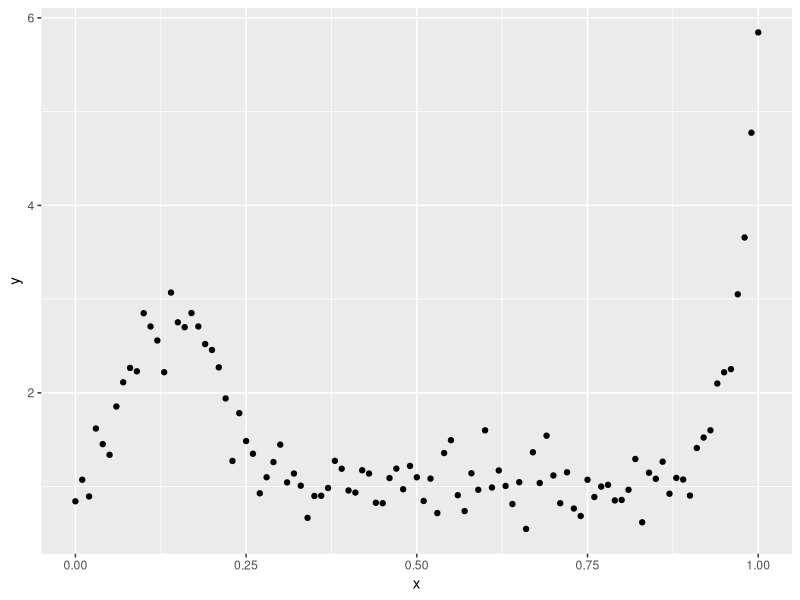
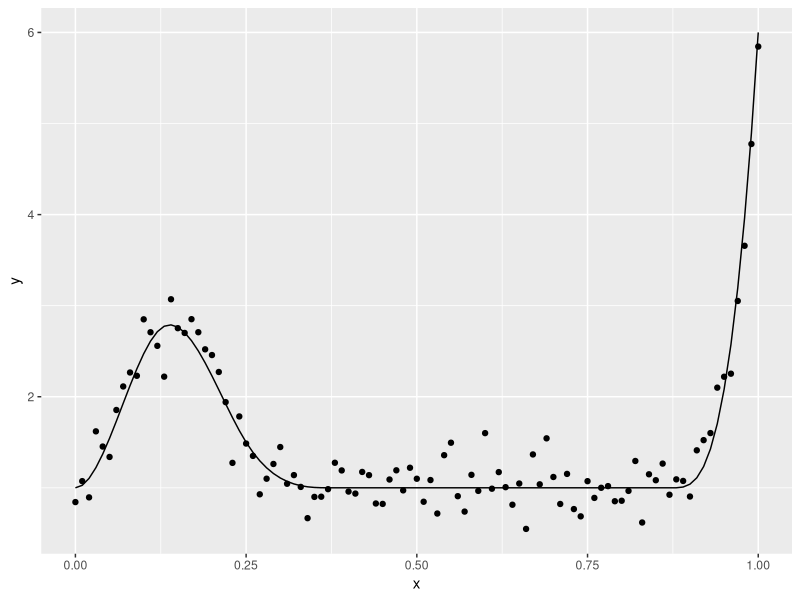
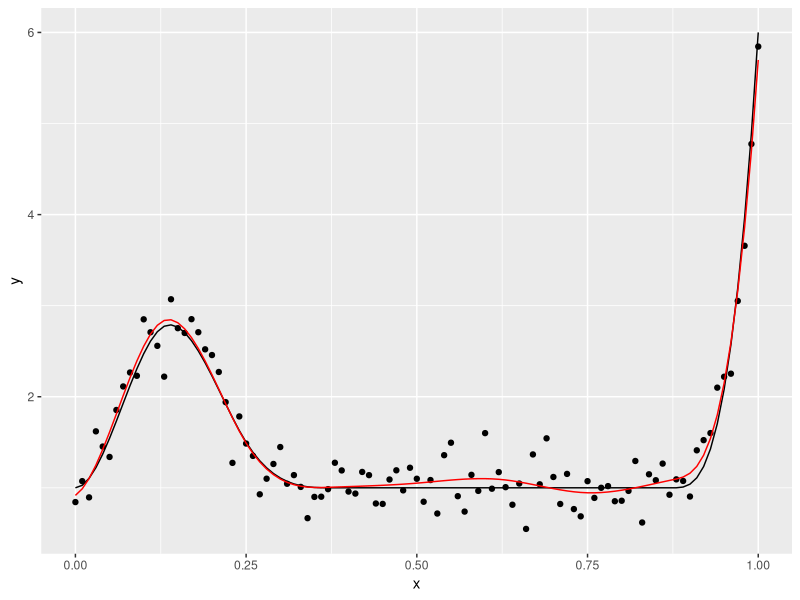
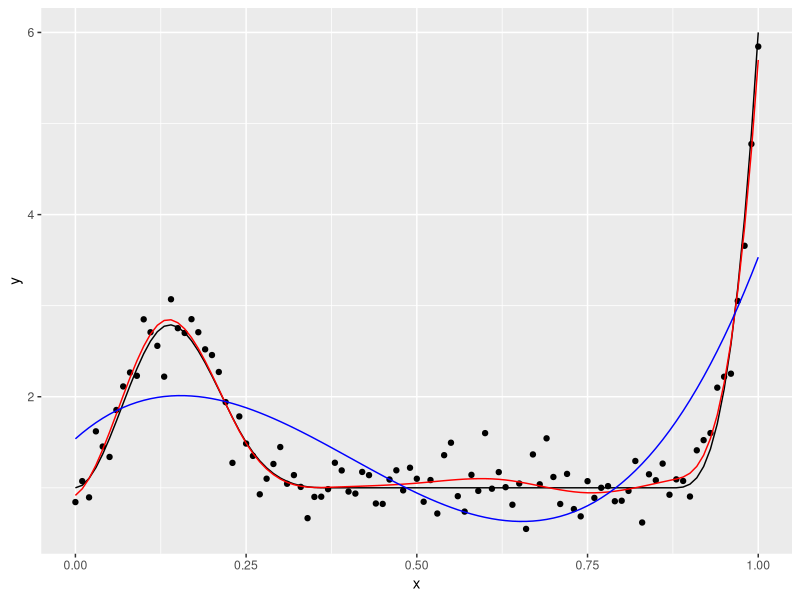
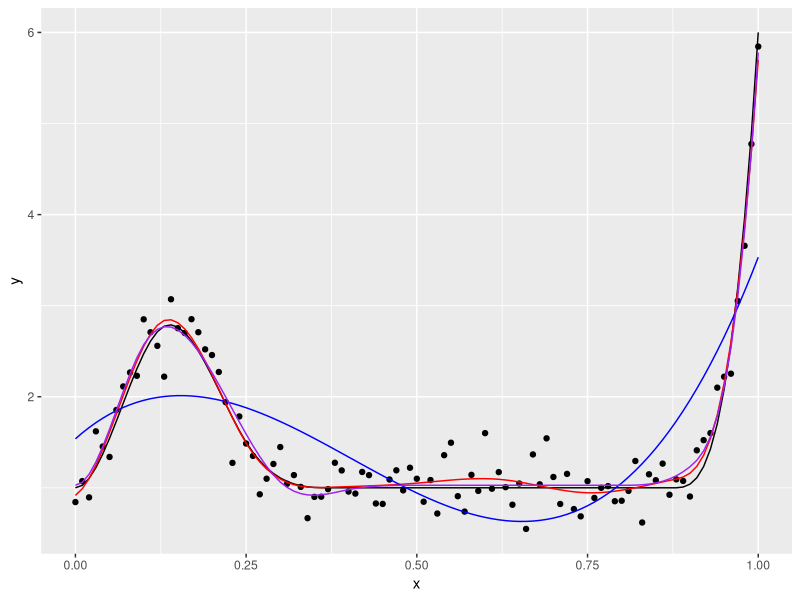
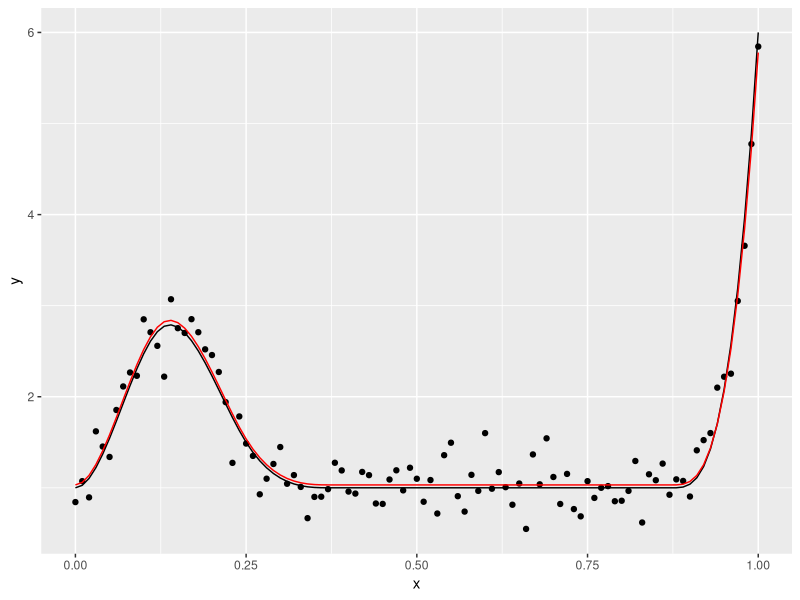

Recreate these plots in R, in order.
## ---- chunk 1
library(splines)
library(ggplot2)
library(car)
library(leaps)
## ---- chunk 2
set.seed(1)
library(splines)
x <- seq(0, 1, by = 0.01)
v <- bs(x, 10)
x2 <- v[ , 2]
x10 <- v[ , 10]
set.seed(1)
y <- 1 + 3*x2 + 5*x10 + rnorm(length(x))/4
y_test <- 1 + 3*x2 + 5*x10 + rnorm(length(x))/4
df <- data.frame(x, y)
## ---- chunk 3
ggplot(df, aes(x = x, y = y)) + 
  geom_point()
## ---- chunk 4
df$y0 <- 1 + 3*x2 + 5*x10
ggplot(df, aes(x = x, y = y)) + 
  geom_point() +
  geom_line(aes(x = x, y = y0))
## ---- chunk 5
reg <- lm(y ~ bs(x, 10), data = df)
summary(reg)
## ---- chunk 6
A <- matrix(0, 8, 11)
colnames(A) <- names(coefficients(reg))
A[1, 2] <- A[2, 4] <- A[3, 5] <- A[4, 6] <- A[5, 7] <- A[6, 8] <- A[7, 9] <- A[8, 10] <- 1
b <- rep(0, 8)
linearHypothesis(reg, A, b)
## ---- chunk 7
df$yp10 <- predict(reg)
ggplot(df, aes(x = x, y = y)) + 
  geom_point() +
  geom_line(aes(x = x, y = y0)) +
  geom_line(aes(x = x, y = yp10), col = "red")
## ---- chunk 8
reg <- lm(y ~ bs(x), data = df)
df$yp3 <- predict(reg)
ggplot(df, aes(x = x, y = y)) + 
  geom_point() +
  geom_line(aes(x = x, y = y0)) +
  geom_line(aes(x = x, y = yp10), col = "red") +
  geom_line(aes(x = x, y = yp3), col = "blue")
summary(reg)
## ---- chunk 9
me <- 1e9
ERR <- matrix(NA, 15, 15)
for(k in 4:15) {
  bsX <- bs(df$x, k)
  dfX <- data.frame(y = df$y, bsX)
  reg <- lm(y ~ ., data = dfX)
  W <- leaps(bsX, df$y, method = "Cp", nbest = 1)$which
  for(i in 1:k) {
    dfXi <- data.frame(y = df$y, bsX[ ,W[i, ]])
    reg <- lm(y ~ ., data = dfXi)
    dfXi_s <- data.frame(y = y_test, bsX[ , W[i, ]])
    names(dfXi_s) <- c("y", names(coefficients(reg))[-1])
    erreur <- dfXi_s$y - predict(reg, newdata = dfXi_s)
    ERR[k, i] <- sum(erreur^2)
    if(ERR[k, i] <= me) {
      LOC <- c(k, i)
      me <- ERR[k, i]
    }
  }
}
## ---- chunk 10
LOC
## ---- chunk 11
bsX <- bs(df$x, LOC[1])
W <- leaps(bsX, df$y, method = "Cp", nbest = 1)$which
dfXi <- data.frame(y = df$y, bsX[ , W[LOC[2], ]])
reg <- lm(y ~ ., data = dfXi)
df$ypopt <- predict(reg)
ggplot(df, aes(x = x, y = y)) + 
  geom_point() +
  geom_line(aes(x = x, y = y0)) +
  geom_line(aes(x = x, y = yp10), col = "red") +
  geom_line(aes(x = x, y = yp3), col = "blue") +
  geom_line(aes(x = x, y = ypopt), col = "purple")
## ---- chunk 12
bsX <- bs(df$x, 10)
W <- leaps(bsX, df$y, method = "Cp", nbest = 1)$which
dfXi <- data.frame(y = df$y, bsX[ , W[2, ]])
reg <- lm(y ~ ., data = dfXi)
df$ypopt <- predict(reg)
ggplot(df, aes(x = x, y = y)) + 
  geom_point() +
  geom_line(aes(x = x, y = y0)) +
  geom_line(aes(x = x, y = ypopt), col = "red")
